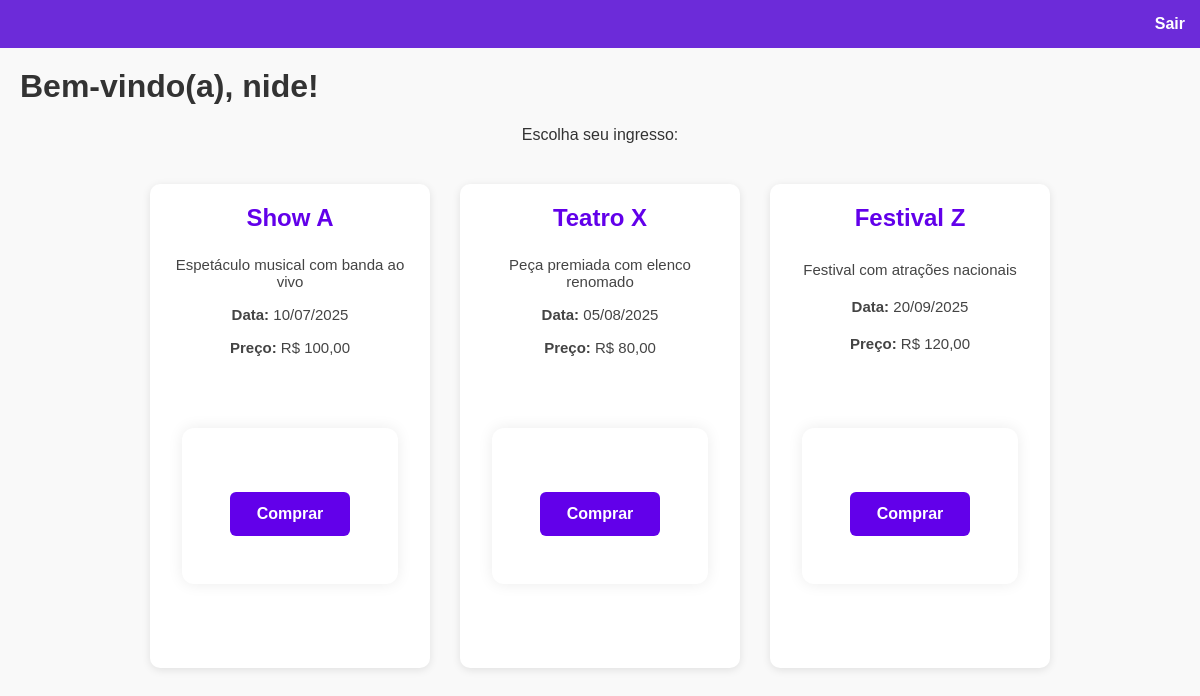
The page /comprar (signed in) on the database its author committed.
### tables this page shows
CREATE TABLE ingressos (
    id INTEGER PRIMARY KEY AUTOINCREMENT,
    nome_evento TEXT NOT NULL,
    descricao TEXT NOT NULL,
    preco REAL NOT NULL,
    disponivel INTEGER NOT NULL,
    data_evento TEXT
);

### app.py (the view, shortened to what this page needs)
@app.route('/comprar', methods=['GET', 'POST'])
def comprar():
    if 'usuario' not in session:
        return redirect(url_for('login'))
    conn = conectar_db()
    cursor = conn.cursor()
    cursor.execute("SELECT id, nome_evento, descricao, preco, data_evento FROM ingressos WHERE disponivel > 0")
    ingressos_raw = cursor.fetchall()
    conn.close()
    ingressos = []
    for ingresso in ingressos_raw:
        ingresso_dict = dict(ingresso)
        ingresso_dict['preco'] = f"{ingresso_dict['preco']:.2f}".replace('.', ',')
        ingresso_dict['data_evento'] = datetime.strptime(ingresso_dict['data_evento'], "%Y-%m-%d").strftime("%d/%m/%Y")
        ingressos.append(ingresso_dict)
    return render_template('comprar.html', ingressos=ingressos)

### app.py (called while the page is built)
def conectar_db():
    conn = sqlite3.connect('database.db')
    conn.row_factory = sqlite3.Row
    return conn

### templates/comprar.html (shortened to what this page needs)
<!DOCTYPE html>
<html lang="pt-br">
<head>
    <link href="{{ url_for('static', filename='style.css') }}" rel="stylesheet"/>
</head>
<body>
    <div class="navbar">
    <a href="{{ url_for('logout') }}" class="sair">Sair</a>
</div>
    <div class="container">
        <h1>Bem-vindo(a), {{ session['usuario']['nome'] }}!</h1>
        <p style="text-align: center;">Escolha seu ingresso:</p>
        <div class="ingressos">
            {% for ingresso in ingressos %}
                <div class="card-ingresso">
    <h2>{{ ingresso['nome_evento'] }}</h2>
    <p>{{ ingresso['descricao'] }}</p>
    <p><strong>Data:</strong> {{ ingresso['data_evento'] }}</p>
    <p><strong>Preço:</strong> R$ {{ ingresso['preco'] }}</p>
    <form method="POST">
        <button type="submit" class="btn-comprar">Comprar</button>
    </form>
</div>
            {% endfor %}
        </div>
    </div>
</body>
</html>

### static/style.css (style rules this page uses)
*, *::before, *::after { box-sizing: border-box; }
body { margin: 0; padding: 0; font-family: Arial, sans-serif; background-color: #f9f9f9; color: #333; }
html { height: 100%; }
.container { max-width: 1200px; margin: 0 auto; padding: 20px; }
h1, h2 { margin-top: 0; }
a { text-decoration: none; }
form { background-color: #ffffff; padding: 3rem 3rem; border-radius: 12px; box-shadow: 0 0 15px rgba(0,0,0,0.08); width: 90%; max-width: 600px; margin: 4rem auto; }
button { width: 100%; padding: 1rem; font-size: 1rem; background-color: #6200ea; color: white; border: none; border-radius: 6px; cursor: pointer; font-weight: bold; margin-top: 10px; }
.ingressos { display: flex; flex-wrap: wrap; justify-content: center; gap: 30px; margin-top: 30px; padding: 10px; }
.card-ingresso { background-color: white; border-radius: 10px; padding: 20px; width: 280px; box-shadow: 0 2px 8px rgba(0, 0, 0, 0.1); text-align: center; display: flex; flex-direction: column; justify-content: space-between; transition: transform 0.2s ease; }
.card-ingresso h2 { color: #6200ea; margin-bottom: 1rem; }
.card-ingresso p { margin: 8px 0; font-size: 15px; color: #444; }
.card-ingresso button { margin-top: 1rem; width: 100%; padding: 0.8rem; background-color: #6200ea; color: white; border: none; border-radius: 6px; cursor: pointer; font-weight: bold; }
.btn-comprar { background-color: #6c2bd9; color: white; padding: 12px; border: none; border-radius: 6px; cursor: pointer; font-weight: bold; margin-top: 15px; width: 100%; font-size: 1rem; }
.navbar { background-color: #6c2bd9; padding: 15px; display: flex; justify-content: flex-end; }
.navbar a { color: white; margin-left: 20px; text-decoration: none; font-weight: bold; }

### rows shown on the page
ingressos: nome_evento "Show A", descricao "Espetáculo musical com banda ao vivo", data_evento "10/07/2025", preco "100,00"
ingressos: nome_evento "Teatro X", descricao "Peça premiada com elenco renomado", data_evento "05/08/2025", preco "80,00"
ingressos: nome_evento "Festival Z", descricao "Festival com atrações nacionais", data_evento "20/09/2025", preco "120,00"

### other values the page prints
{{ session['usuario']['nome'] }} "nide"
